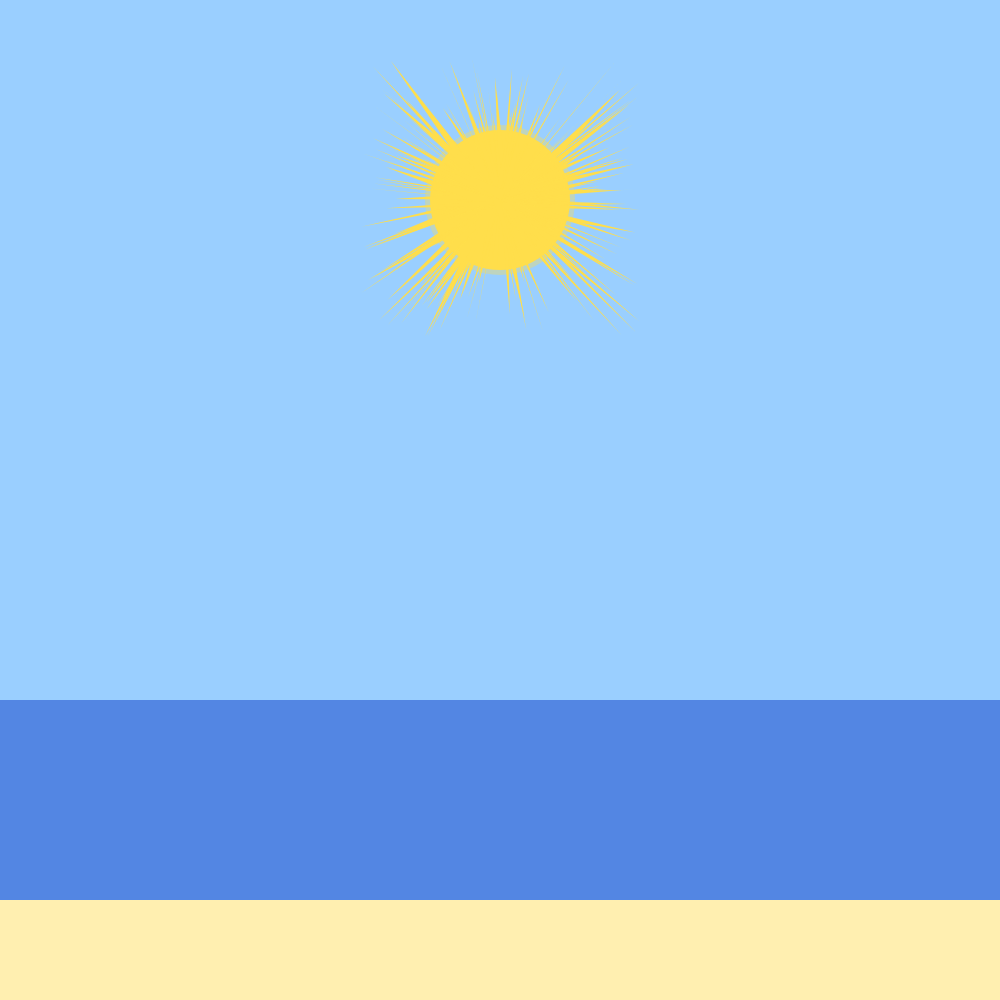
Frame 1 (no input)
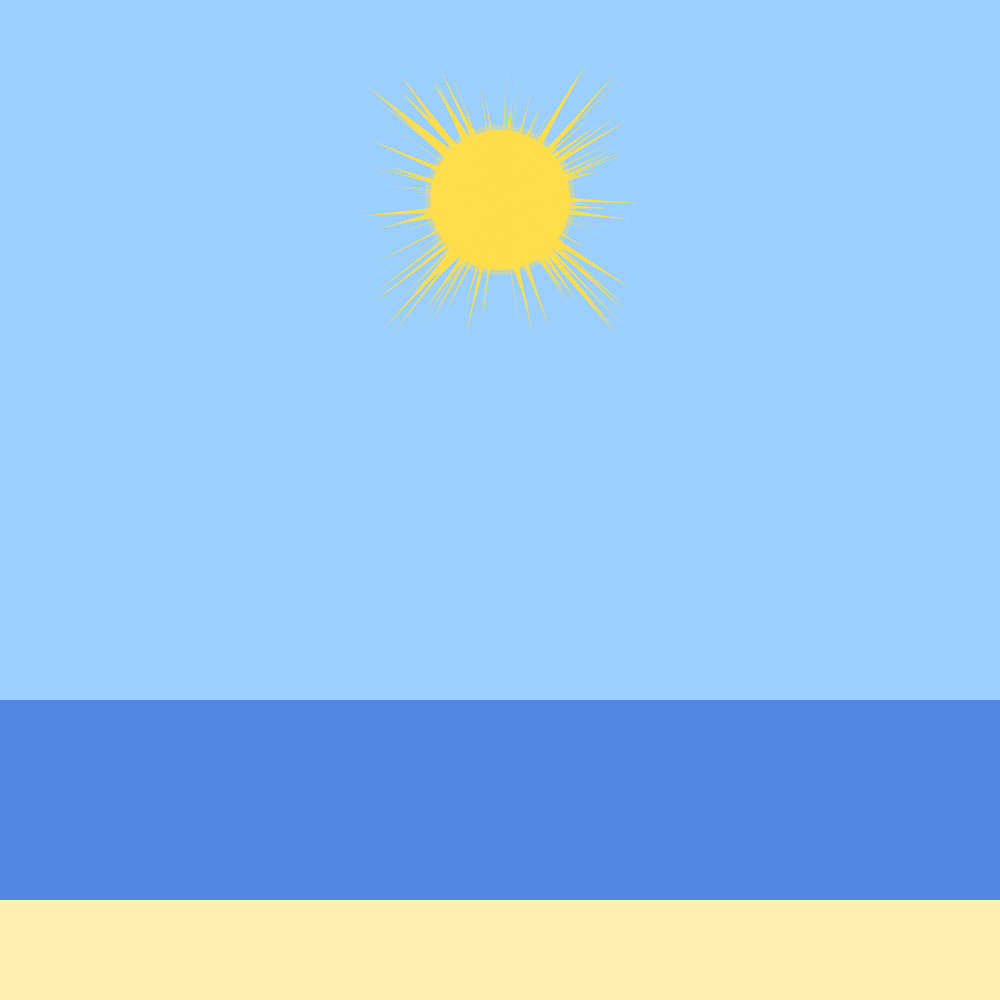
Frame 60 (no input)
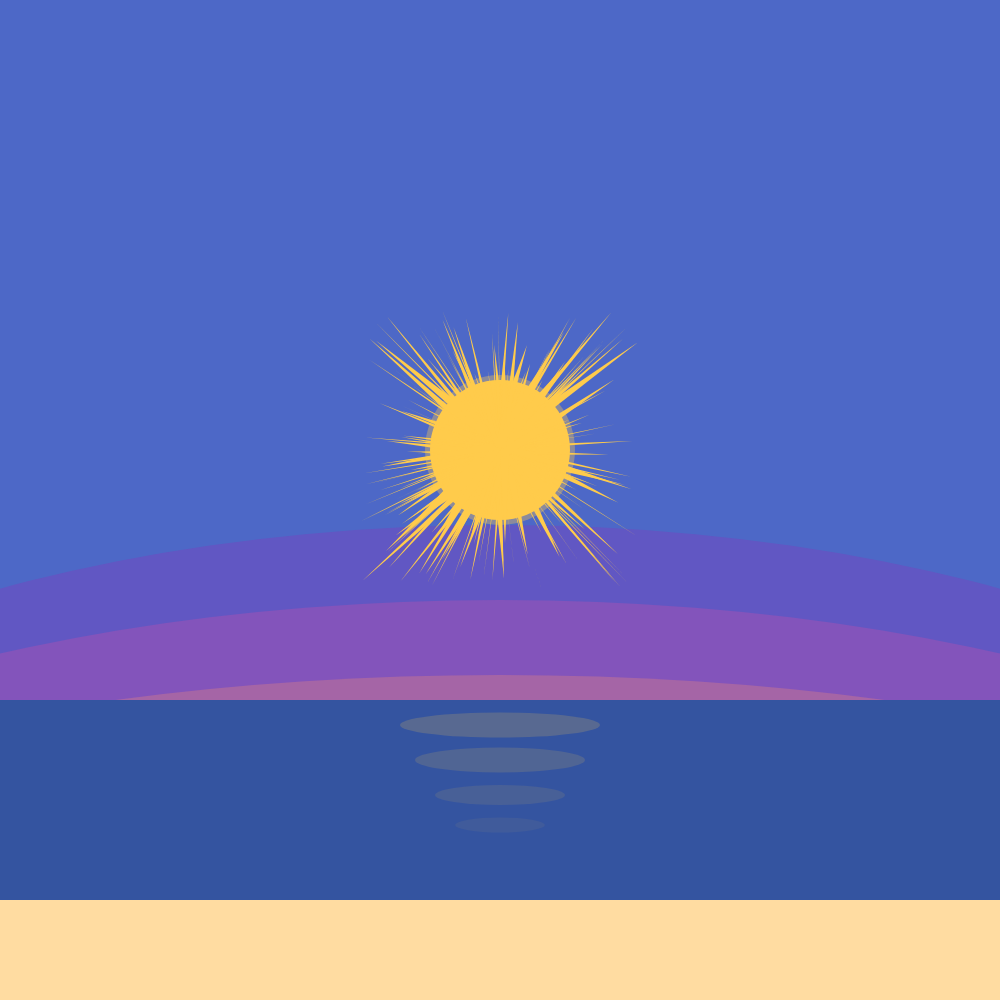
Frame 120 (the mouse pressed at the canvas centre since frame 60)

The p5.js sketch that drew these frames (run headless with seeded random() and noise() and a simulated clock; from frame 60 on, the mouse is pressed at the canvas centre):

// p5.js sketch
// ── sketch.js
//02 MOVEMENT - SUNSET

function setup() {
  createCanvas(1000, 1000);
  noStroke();
  frameRate(30);
}
 
function draw() {
  // initially checking mouse to reference in all other variables
  let sunset = 1000 - mouseY;
  let sunPercent = sunset / 1000;


  //Base background, grows darker with lower mouse value
  let BGred = 154 * sunPercent;
  let BGgreen = 207 * sunPercent;
  let BGblue = (198 * sunPercent) + 100;
  background(BGred, BGgreen, BGblue);


  //Sunset gradient
  let layer = 2 * mouseY;
  fill(148, 42, 181, 70);
  ellipse(width/2, height, width*2, (layer * .95));

  fill(209, 75, 167, 75);
  ellipse(width/2, height, width*2, (layer * .8));

  fill(238, 139, 117, 80);
  ellipse(width/2, height, width*2, (layer * .65));

  fill(255, 194, 89, 90);
  ellipse(width/2, height, width*2, (layer * .5));

  fill(255, 225, 92, 95);
  ellipse(width/2, height, width*2, (layer * .35));

  
  //Sun moving up and down with mouse, with small buffer on top and bottom
  let sunY = 250 + (mouseY * .5) - 50;

  let sunRed = 255;
  let sunGreen = (38 * sunPercent) + 184;
  let sunBlue = 75;
  fill(sunRed, sunGreen, sunBlue, 90);
  circle(500, sunY, 150);

  fill(sunRed, sunGreen, sunBlue);
  circle(500, sunY, 140);

  //Sun rays
  let i = 0
  while (i < 200) {
    let x1 = random(360, 640);
    let y1 = random((sunY - 140), (sunY + 140));
    let x2 = random(490, 510);
    let y2 = random((sunY - 10), (sunY + 10));
    let halfY = random([true, false]);
    let halfX = random([true, false]);

    fill(sunRed, sunGreen, sunBlue);
    triangle(500, sunY, x1, y1, x2, y2);
    
    i++
  }

  //water 
  21, 34, 92
  let waterRed = (62 * sunPercent) + 21;
  let waterGreen = (100 * sunPercent + 34);
  let waterBlue = (135 * sunPercent) + 92;
  fill(waterRed, waterGreen, waterBlue);
  rect(0, 700, 1000, 1000);


  //sun reflection
  let sunReflect = 100 - (sunPercent * 100)
  fill(sunRed, sunGreen, sunBlue, (sunReflect * .9));
  ellipse(500, 725, 200, 25);

  fill(sunRed, sunGreen, sunBlue, (sunReflect * .7));
  ellipse(500, 760, 170, 25);

  fill(sunRed, sunGreen, sunBlue, (sunReflect * .5));
  ellipse(500, 795, 130, 20);

  fill(sunRed, sunGreen, sunBlue, (sunReflect * .3));
  ellipse(500, 825, 90, 15);
  

  //sand
  fill(255, 239, 176);
  rect(0, 900, 1000, 1000);

  fill(255, 139, 100, (sunReflect * .99));
  rect(0, 900, 1000, 1000);
}
